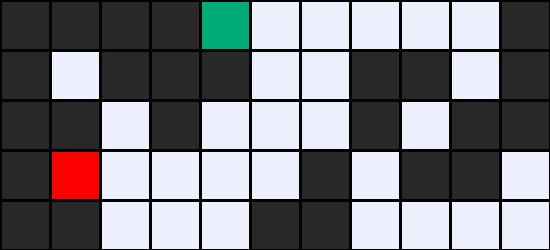

Source code (Python):
class Maze():
    def __init__(self, filename):
        # Read file and set height and width of maze
        with open(filename) as f:
            contents = f.read()

        # Validate start and goal
        if contents.count("A") != 1:
            raise Exception("maze must have exactly one start point")
        if contents.count("B") != 1:
            raise Exception("maze must have exactly one goal")

        # Determine height and width of maze
        contents = contents.splitlines()
        self.height = len(contents)
        self.width = max(len(line) for line in contents)

        # Keep track of walls
        self.walls = []
        for i in range(self.height):
            row = []
            for j in range(self.width):
                try:
                    if contents[i][j] == "A":
                        self.start = (i, j)
                        row.append(False)
                    elif contents[i][j] == "B":
                        self.goal = (i, j)
                        row.append(False)
                    elif contents[i][j] == " ":
                        row.append(False)
                    else:
                        row.append(True)
                except IndexError:
                    row.append(False)
            self.walls.append(row)

        self.solution = None

    def neighbors(self, state):
        row, col = state
        candidates = [
            ("up", (row - 1, col)),
            ("down", (row + 1, col)),
            ("left", (row, col - 1)),
            ("right", (row, col + 1))
        ]

        result = []
        for action, (r, c) in candidates:
            if 0 <= r < self.height and 0 <= c < self.width and not self.walls[r][c]:
                result.append((action, (r, c)))
        return result

    def output_image(self, filename, show_solution=True):
        from PIL import Image, ImageDraw
        from numpy import asarray
        cell_size = 50
        cell_border = 2

        # Create a blank canvas
        img = Image.new(
            "RGB",
            (self.width * cell_size, self.height * cell_size),
            "black"
        )
        draw = ImageDraw.Draw(img)

        solution = self.solution[1] if self.solution is not None else None
        for i, row in enumerate(self.walls):
            for j, col in enumerate(row):

                # Walls
                if col:
                    fill = (40, 40, 40)

                # Start
                elif (i, j) == self.start:
                    fill = (255, 0, 0)

                # Goal
                elif (i, j) == self.goal:
                    fill = (0, 171, 120)

                # Solution
                elif solution is not None and show_solution and (i, j) in solution:
                    fill = (22, 235, 113)
                
                # Empty cell
                else:
                    fill = (237, 240, 252)

                # Draw cell
                draw.rectangle(
                    ([(j * cell_size + cell_border, i * cell_size + cell_border),
                      ((j + 1) * cell_size - cell_border, (i + 1) * cell_size - cell_border)]),
                    fill=fill
                )
        
        # This will print all the solution states for the maze.
        #print(solution)
        img.save(filename)
        return solution
